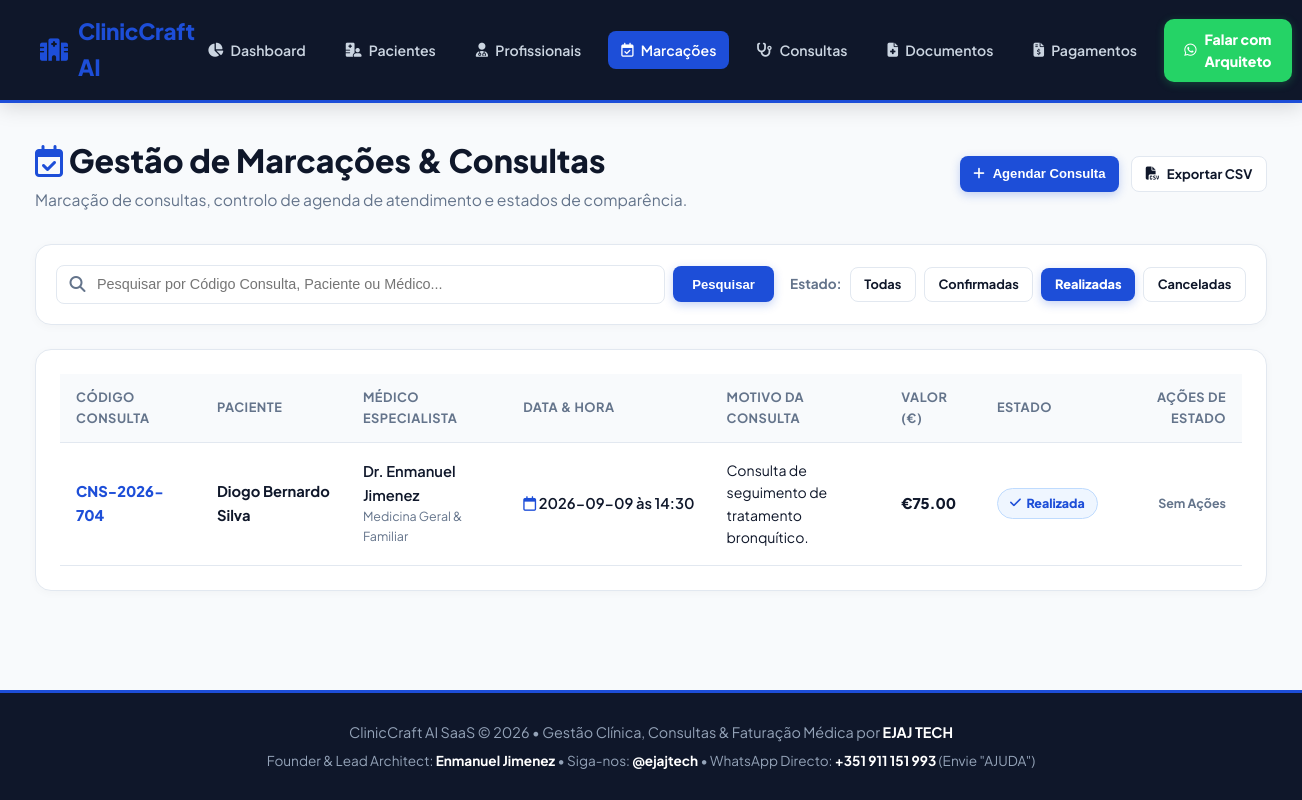
Screenshot of /appointments?status=Realizada with the database file from the repository.
### tables this page shows
CREATE TABLE appointments (
        id INTEGER PRIMARY KEY AUTOINCREMENT,
        appointment_code TEXT NOT NULL UNIQUE,
        patient_id INTEGER NOT NULL,
        professional_id INTEGER NOT NULL,
        appointment_date TEXT NOT NULL,
        appointment_time TEXT NOT NULL,
        status TEXT NOT NULL DEFAULT 'Confirmada', -- Confirmada, Em Espera, Realizada, Cancelada
        reason TEXT NOT NULL,
        fee REAL NOT NULL,
        created_at TEXT NOT NULL,
        FOREIGN KEY (patient_id) REFERENCES patients (id),
        FOREIGN KEY (professional_id) REFERENCES professionals (id)
    );

CREATE TABLE patients (
        id INTEGER PRIMARY KEY AUTOINCREMENT,
        patient_code TEXT NOT NULL UNIQUE,
        name TEXT NOT NULL,
        nif TEXT NOT NULL UNIQUE,
        email TEXT NOT NULL,
        phone TEXT NOT NULL,
        birth_date TEXT NOT NULL,
        insurance TEXT NOT NULL DEFAULT 'Particular',
        blood_type TEXT NOT NULL,
        created_at TEXT NOT NULL
    );

CREATE TABLE professionals (
        id INTEGER PRIMARY KEY AUTOINCREMENT,
        name TEXT NOT NULL,
        specialty TEXT NOT NULL,
        license_no TEXT NOT NULL UNIQUE,
        email TEXT NOT NULL,
        phone TEXT NOT NULL,
        consultation_fee REAL NOT NULL DEFAULT 70.0,
        status TEXT NOT NULL DEFAULT 'Ativo',
        created_at TEXT NOT NULL
    );

### app.py (the view)
@app.route('/appointments')
def appointments_page():
    conn = get_db()
    cursor = conn.cursor()
    status_filter = request.args.get('status')
    search_q = request.args.get('q', '').strip()
    query = """
    SELECT a.*, p.name as patient_name, p.nif, pr.name as professional_name, pr.specialty
    FROM appointments a
    JOIN patients p ON a.patient_id = p.id
    JOIN professionals pr ON a.professional_id = pr.id
    WHERE 1=1
    """
    params = []
    if status_filter:
        query += " AND a.status = ?"
        params.append(status_filter)
    if search_q:
        query += " AND (a.appointment_code LIKE ? OR p.name LIKE ? OR pr.name LIKE ?)"
        params.extend([f"%{search_q}%", f"%{search_q}%", f"%{search_q}%"])
    query += " ORDER BY a.appointment_date DESC, a.appointment_time ASC"
    cursor.execute(query, params)
    appointments = [dict(r) for r in cursor.fetchall()]
    cursor.execute("SELECT id, name, nif FROM patients ORDER BY name ASC")
    patients_list = [dict(r) for r in cursor.fetchall()]
    cursor.execute("SELECT id, name, specialty, consultation_fee FROM professionals WHERE status = 'Ativo' ORDER BY name ASC")
    professionals_list = [dict(r) for r in cursor.fetchall()]
    conn.close()
    return render_template('appointments.html', appointments=appointments, selected_status=status_filter, search_q=search_q, patients_list=patients_list, professionals_list=professionals_list)

### app.py (called while the page is built)
def get_db():
    conn = sqlite3.connect(DB_PATH)
    conn.row_factory = sqlite3.Row
    return conn

### templates/appointments.html (shortened to what this page needs)
{% extends 'base.html' %}
{% block content %}
<div class="page-header">
    <div>
        <h1 class="page-title"><i class="fa-regular fa-calendar-check" style="color: var(--sapphire-blue);"></i> Gestão de Marcações & Consultas</h1>
        <p class="page-subtitle">Marcação de consultas, controlo de agenda de atendimento e estados de comparência.</p>
    </div>
    <div style="display: flex; gap: 0.75rem;">
        <button onclick="document.getElementById('modal-create-appointment-page').style.display='flex'" class="btn-sm btn-primary">
            <i class="fa-solid fa-plus"></i> Agendar Consulta
        </button>
        <a href="/api/export/csv" class="btn-sm btn-secondary">
            <i class="fa-solid fa-file-csv"></i> Exportar CSV
        </a>
    </div>
</div>
<div class="table-card" style="margin-bottom: 1.5rem; padding: 1.25rem;">
    <form method="GET" action="/appointments" style="display: flex; flex-wrap: wrap; gap: 1rem; align-items: center; justify-content: space-between;">
        <div style="display: flex; gap: 0.5rem; align-items: center; flex: 1; min-width: 280px;">
            <div style="position: relative; width: 100%;">
                <input type="text" name="q" value="{{ search_q }}" placeholder="Pesquisar por Código Consulta, Paciente ou Médico..."
                       style="width: 100%; padding: 0.65rem 1rem 0.65rem 2.5rem; border: 1px solid var(--border-color); border-radius: 8px; font-size: 0.9rem;">
                <i class="fa-solid fa-magnifying-glass" style="position: absolute; left: 0.85rem; top: 50%; transform: translateY(-50%); color: var(--text-muted);"></i>
            </div>
            <button type="submit" class="btn-sm btn-primary" style="padding: 0.65rem 1.2rem;">Pesquisar</button>
        </div>
        <div style="display: flex; gap: 0.5rem; align-items: center; flex-wrap: wrap;">
            <span style="font-size: 0.85rem; font-weight: 700; color: var(--text-muted);">Estado:</span>
            <a href="/appointments{% if search_q %}?q={{ search_q }}{% endif %}"
               class="btn-sm {% if not selected_status %}btn-primary{% else %}btn-secondary{% endif %}" style="font-size: 0.8rem; padding: 0.4rem 0.85rem;">Todas</a>
            <a href="/appointments?status=Confirmada{% if search_q %}&q={{ search_q }}{% endif %}"
               class="btn-sm {% if selected_status == 'Confirmada' %}btn-primary{% else %}btn-secondary{% endif %}" style="font-size: 0.8rem; padding: 0.4rem 0.85rem;">Confirmadas</a>
            <a href="/appointments?status=Realizada{% if search_q %}&q={{ search_q }}{% endif %}"
               class="btn-sm {% if selected_status == 'Realizada' %}btn-primary{% else %}btn-secondary{% endif %}" style="font-size: 0.8rem; padding: 0.4rem 0.85rem;">Realizadas</a>
            <a href="/appointments?status=Cancelada{% if search_q %}&q={{ search_q }}{% endif %}"
               class="btn-sm {% if selected_status == 'Cancelada' %}btn-primary{% else %}btn-secondary{% endif %}" style="font-size: 0.8rem; padding: 0.4rem 0.85rem;">Canceladas</a>
        </div>
    </form>
</div>
<div class="table-card">
    {% if not appointments %}
        <div style="text-align: center; padding: 3rem; color: var(--text-muted);">
            <i class="fa-regular fa-folder-open" style="font-size: 3rem; margin-bottom: 0.75rem; opacity: 0.4;"></i>
            <h3 style="font-size: 1.1rem; color: var(--text-dark);">Nenhuma marcação de consulta encontrada</h3>
            <p style="font-size: 0.9rem; margin-top: 0.25rem;">Tente ajustar os filtros ou pesquisar por outro termo.</p>
        </div>
    {% else %}
        <div style="overflow-x: auto;">
            <table class="custom-table">
                <thead>
                    <tr>
                        <th>Código Consulta</th>
                        <th>Paciente</th>
                        <th>Médico Especialista</th>
                        <th>Data & Hora</th>
                        <th>Motivo da Consulta</th>
                        <th>Valor (€)</th>
                        <th>Estado</th>
                        <th style="text-align: right;">Ações de Estado</th>
                    </tr>
                </thead>
                <tbody>
                    {% for a in appointments %}
                    <tr>
                        <td style="font-weight: 800; color: var(--sapphire-blue);">{{ a.appointment_code }}</td>
                        <td style="font-weight: 700; color: var(--text-dark);">{{ a.patient_name }}</td>
                        <td>
                            <div style="font-weight: 600;">{{ a.professional_name }}</div>
                            <div style="font-size: 0.78rem; color: var(--text-muted);">{{ a.specialty }}</div>
                        </td>
                        <td style="font-weight: 600; white-space: nowrap;">
                            <i class="fa-regular fa-calendar" style="color: var(--sapphire-blue);"></i> {{ a.appointment_date }} às {{ a.appointment_time }}
                        </td>
                        <td style="max-width: 220px; font-size: 0.88rem;">{{ a.reason }}</td>
                        <td style="font-weight: 800; color: var(--text-dark);">€{{ "%.2f"|format(a.fee) }}</td>
                        <td>
                            {% if a.status == 'Realizada' %}
                                <span class="badge badge-done"><i class="fa-solid fa-check"></i> Realizada</span>
                            {% elif a.status == 'Confirmada' %}
                                <span class="badge badge-confirmed"><i class="fa-solid fa-check-circle"></i> Confirmada</span>
                            {% else %}
                                <span class="badge badge-canceled"><i class="fa-solid fa-xmark"></i> Cancelada</span>
                            {% endif %}
                        </td>
                        <td style="text-align: right;">
                            <div style="display: flex; gap: 0.35rem; justify-content: flex-end;">
                                {% if a.status != 'Realizada' and a.status != 'Cancelada' %}
                                    <button onclick="updateAppointmentStatus({{ a.id }}, 'Realizada')" class="btn-sm btn-primary" style="font-size: 0.75rem; padding: 0.25rem 0.5rem;" title="Marcar como Realizada">
                                        <i class="fa-solid fa-check"></i> Concluir
                                    </button>
                                    <button onclick="updateAppointmentStatus({{ a.id }}, 'Cancelada')" class="btn-sm btn-secondary" style="font-size: 0.75rem; padding: 0.25rem 0.5rem;" title="Cancelar Consulta">
                                        <i class="fa-solid fa-xmark"></i> Cancelar
                                    </button>
                                {% else %}
                                    <span style="font-size: 0.78rem; color: var(--text-muted); font-weight: 700;">Sem Ações</span>
                                {% endif %}
                            </div>
                        </td>
                    </tr>
                    {% endfor %}
                </tbody>
            </table>
        </div>
    {% endif %}
</div>
{% endblock %}

### static/css/styles.css (style rules this page uses)
:root { --sapphire-blue: #1D4ED8; --coral-accent: #F43F5E; --soft-sapphire-bg: #EFF6FF; --border-sapphire: #BFDBFE; --bg-light: #F8FAFC; --bg-card: #FFFFFF; --border-color: #E2E8F0; --text-dark: #0F172A; --text-muted: #64748B; --emerald-green: #10B981; --amber-warning: #D97706; }
* { box-sizing: border-box; margin: 0; padding: 0; }
body { font-family: 'Plus Jakarta Sans', system-ui, -apple-system, sans-serif; background-color: var(--bg-light); color: var(--text-dark); line-height: 1.6; min-height: 100vh; display: flex; flex-direction: column; }
.page-header { margin-bottom: 2rem; display: flex; justify-content: space-between; align-items: center; flex-wrap: wrap; gap: 1rem; }
.page-title { font-size: 2rem; font-weight: 900; color: var(--text-dark); }
.page-subtitle { color: var(--text-muted); font-size: 0.98rem; }
.btn-primary { background: var(--sapphire-blue); color: white; border: none; padding: 0.65rem 1.35rem; border-radius: 10px; font-weight: 800; font-size: 0.9rem; cursor: pointer; transition: all 0.2s ease; display: inline-flex; align-items: center; gap: 0.5rem; text-decoration: none; box-shadow: 0 3px 10px rgba(29, 78, 216, 0.25); }
.btn-secondary { background: var(--bg-card); color: var(--text-dark); border: 1px solid var(--border-color); padding: 0.65rem 1.35rem; border-radius: 10px; font-weight: 700; font-size: 0.9rem; cursor: pointer; transition: all 0.2s ease; display: inline-flex; align-items: center; gap: 0.5rem; text-decoration: none; }
.btn-sm { padding: 0.4rem 0.85rem; font-size: 0.82rem; border-radius: 8px; }
.table-card { background: var(--bg-card); border: 1px solid var(--border-color); border-radius: 16px; padding: 1.5rem; box-shadow: 0 2px 10px rgba(0, 0, 0, 0.03); }
.custom-table { width: 100%; border-collapse: collapse; font-size: 0.92rem; }
.custom-table th { text-align: left; padding: 0.85rem 1rem; background: var(--bg-light); color: var(--text-muted); font-weight: 700; font-size: 0.8rem; text-transform: uppercase; letter-spacing: 0.5px; border-bottom: 1px solid var(--border-color); }
.custom-table td { padding: 1rem; border-bottom: 1px solid var(--border-color); vertical-align: middle; }
.badge { padding: 0.3rem 0.75rem; border-radius: 20px; font-size: 0.78rem; font-weight: 800; display: inline-flex; align-items: center; gap: 0.35rem; }
.badge-done { background: #EFF6FF; color: var(--sapphire-blue); border: 1px solid var(--border-sapphire); }

### rows the page displays
appointments: appointment_code "CNS-2026-704", patient_name "Diogo Bernardo Silva", professional_name "Dr. Enmanuel Jimenez", specialty "Medicina Geral & Familiar", appointment_date "2026-09-09", appointment_time "14:30", reason "Consulta de seguimento de tratamento bronquítico.", fee "75.00", status "Realizada" (drawn)
